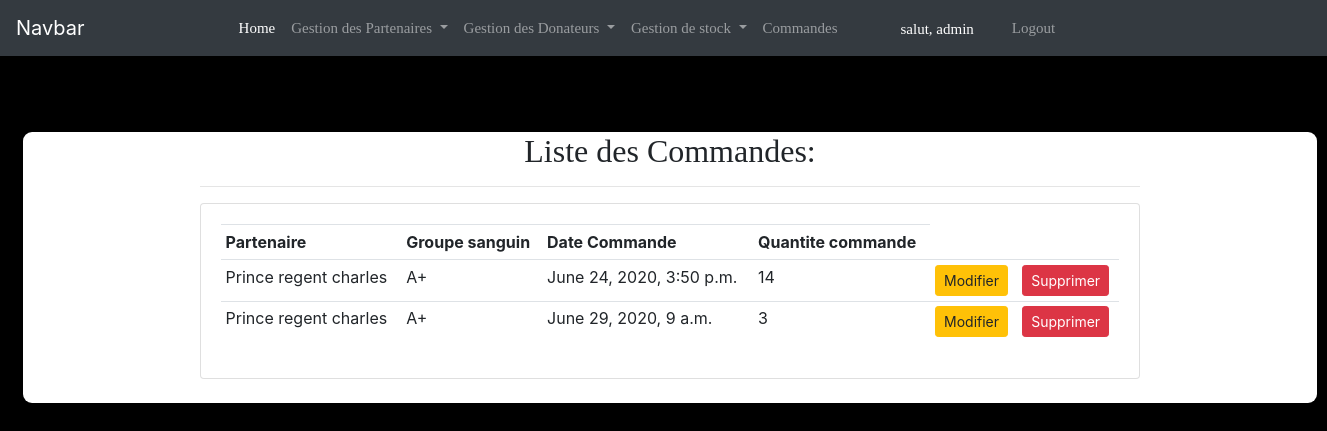
Page /commande/ (signed in) on the committed database.
### blood_bank_app/models.py (models this page shows, shortened)
class Commande(models.Model):
	partenaire = models.ForeignKey(Hopitaux, null=True, on_delete= models.SET_NULL)
	groupe_sanguin = models.ForeignKey(Sang, null=True, on_delete= models.SET_NULL)
	date_commande = models.DateTimeField(auto_now_add=True, null=True)
	quantite_commande = models.IntegerField()

class Hopitaux(models.Model):
    user = models.OneToOneField(User, null=True, on_delete=models.CASCADE)
    nom = models.CharField(max_length=30)
    adress = models.CharField(max_length=30)
    tel = models.CharField(max_length=30)
    email = models.CharField(max_length=30)
    def __str__(self):
        return self.nom

class Sang(models.Model):
    nom = models.CharField(max_length=30)
    def __str__(self):
        return self.nom

### blood_bank_app/views.py (the view)
# urls.py: path('commande/', views.commandes_list, name='commandes'),
@login_required(login_url='login')
def commandes_list(request):
    commande = Commande.objects.all()
    return render(request, 'app/list_commande.html', {'commande': commande})

### templates/app/list_commande.html
{% extends 'app/main.html' %}
{% block content %}
<body style="background-color: black;">
    <div style="border-radius: 9px;background-color: white;width: 1294px;margin-left: 23px;margin-top: 76px;">
        <center><div class="col-md-9">
            <h2 style="font-family: 'Dancing Script', cursive;margin-top: 40px;">Liste des Commandes:</h2>
            <hr>
            <div class="card card-body">
                <table class="table table-sm">
                    <tr>
                        <th>Partenaire</th>
                        <th>Groupe sanguin</th>
                        <th>Date Commande</th>
                        <th>Quantite commande</th>
                    </tr>
                    {% for i in commande %}
                        <tr>
                            <td>{{i.partenaire}}</td>
                            <td>{{i.groupe_sanguin}}</td>
                            <td>{{i.date_commande}}</td>
                            <td>{{i.quantite_commande}}</td>
                            <td><a class="btn btn-sm btn-warning" href="{% url 'update_commande' i.id %}">Modifier</a></td>
                            <td><a class="btn btn-sm btn-danger" href="{% url 'delete_commande' i.id %}">Supprimer</a></td>
                        </tr>
                        {% endfor %}
                </table>
            </div>
        </div>
        <br>
        </center>
    </div>
</body>
{% endblock %}

### templates/app/navbar.html (shortened to what this page needs)
 <!DOCTYPE html>
 <html lang="en">
 <head>
 </head>
 <body>
  <nav class="navbar navbar-expand-lg navbar-dark bg-dark">
    <a class="navbar-brand" href="{% url 'home' %}">Navbar</a>
    <div class="collapse navbar-collapse" id="navbarNav">
      <ul class="navbar-nav" style="margin-left: 130px;">
        <li class="nav-item active">
          <a class="nav-link" href="{% url 'home' %}" style="font-family: 'Dancing Script', cursive;font-size: 15px;">Home</a>
        </li>
        {% if request.user.is_staff %}
        <li class="nav-item dropdown">
          <a class="nav-link dropdown-toggle" href="#" id="navbarDropdownMenuLink" style="font-family: 'Dancing Script', cursive;font-size: 15px;" data-toggle="dropdown" aria-haspopup="true" aria-expanded="false">
           Gestion des Partenaires
          </a>
        </li>
        <li class="nav-item dropdown">
          <a class="nav-link dropdown-toggle" href="#" id="navbarDropdownMenuLink" style="font-family: 'Dancing Script', cursive;font-size: 15px;" data-toggle="dropdown" aria-haspopup="true" aria-expanded="false">
           Gestion des Donateurs
          </a>
        </li>
          <li class="nav-item dropdown">
          <a class="nav-link dropdown-toggle" href="#" id="navbarDropdownMenuLink" style="font-family: 'Dancing Script', cursive;font-size: 15px;" data-toggle="dropdown" aria-haspopup="true" aria-expanded="false">
           Gestion de stock
          </a>
        </li>
        <li class="nav-item ">
          <a class="nav-link" href="{% url 'commandes' %}" style="font-family: 'Dancing Script', cursive;font-size: 15px;">Commandes</a>
        </li>
        <span style="margin-top: 9px;margin-left: 55px;color: white;font-family: 'Dancing Script', cursive;font-size: 15px;">salut, {{request.user}}</span>
           {% endif%}
         <li class="nav-item">
            <a class="nav-link" href="{% url 'logout' %}" style="font-family: 'Dancing Script', cursive;margin-left:30px;font-size: 15px;">Logout</a>
          </li>
      </ul>
    </div>
  </nav>
 </body>
 </html>

### rows in the picture
Commande: partenaire "Prince regent charles", groupe_sanguin "A+", date_commande "June 24, 2020, 3:50 p.m.", quantite_commande "14"
Commande: partenaire "Prince regent charles", groupe_sanguin "A+", date_commande "June 29, 2020, 9 a.m.", quantite_commande "3"

### other values in the picture
{{ request.user }} "admin"
